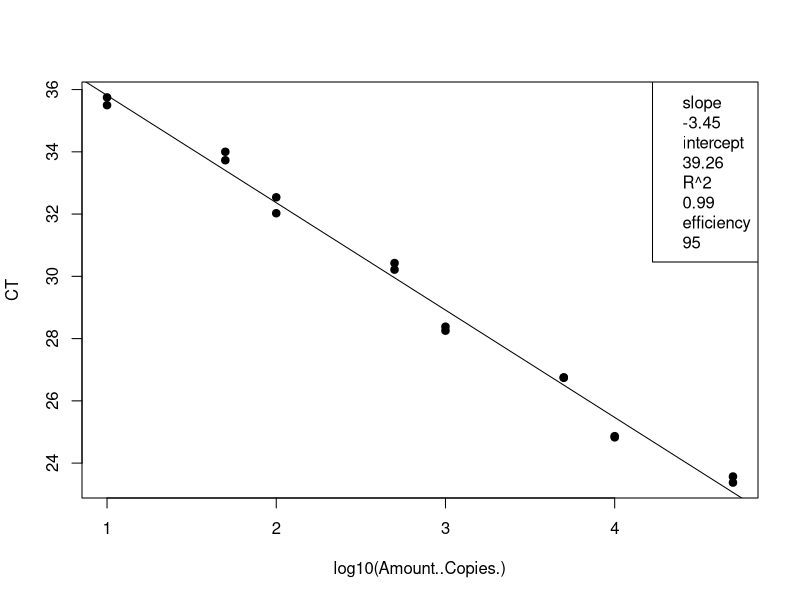
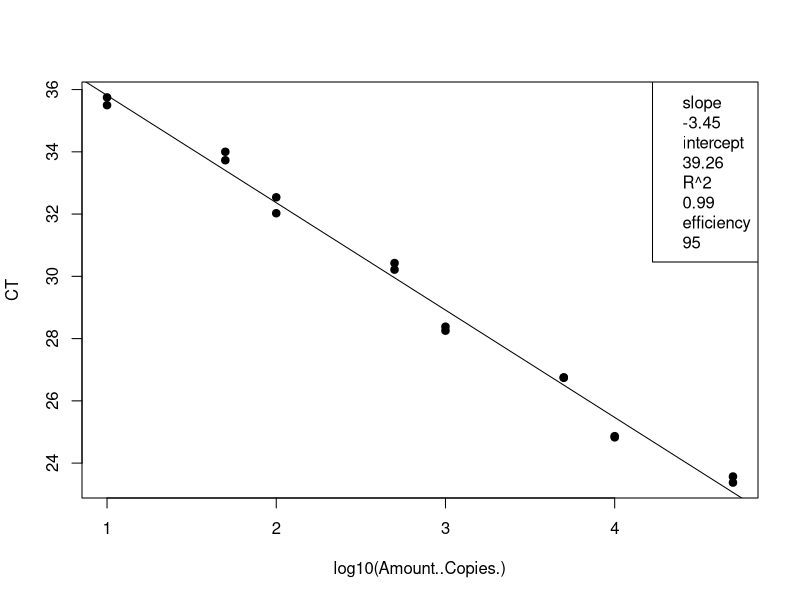
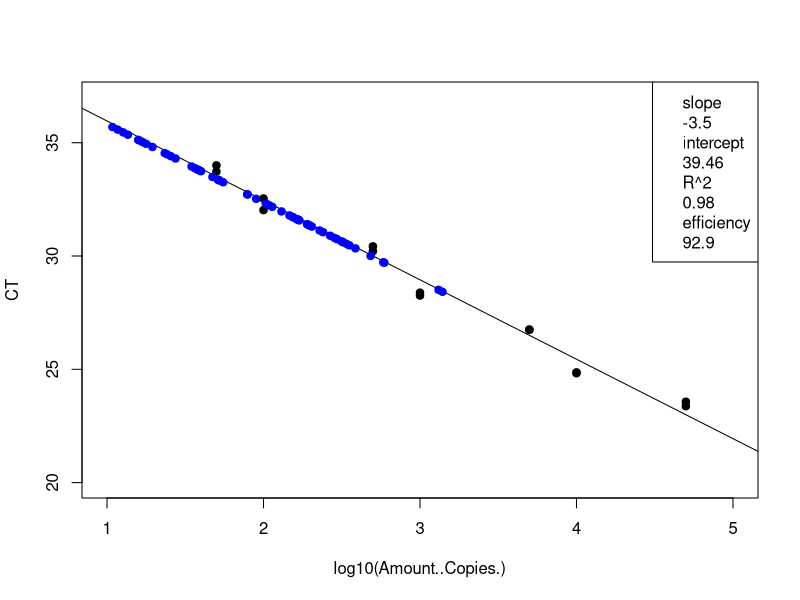
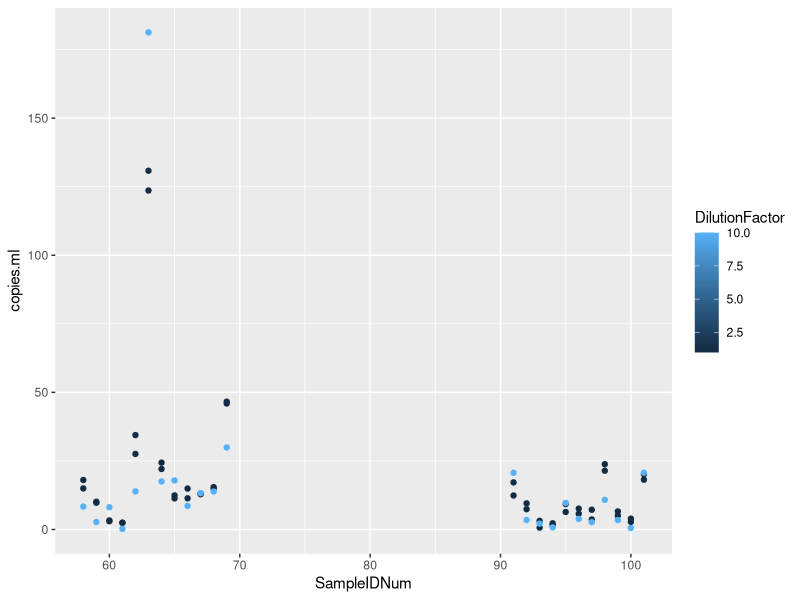

These charts were generated, in order, by the following R code:
## ---- chunk 1
knitr::opts_chunk$set(echo = TRUE)

## ---- chunk 2
# load the data (note data file must be in this repository)
data <- read.csv("Plate3_Entero_qPCRConversion.csv")
View(data)

# clean up the data file (there is some stuff at the bottom and extra blank rows)
#data <- data[-92:-93,] # This removes rows 92-95
View(data)

# assign to the correct data class #warning message about NAs is OK
class(data$CT) # check the data class type
data$CT <- as.numeric(as.character(data$CT)) # change to numeric
data$Amount..Copies. <- as.numeric(as.character(data$Amount..Copies.)) # change to numeric
## ---- chunk 3
# linear regression of standard curve
standards = data[1:16,]
standardCurve <- lm(CT ~ log10(Amount..Copies.), data = standards)
  
standardCurvePlot <- plot(CT ~ log10(Amount..Copies.), data = standards, pch=19) 
abline(coef(standardCurve)) 
legend("topright", legend=c(paste= "slope", round(standardCurve$coefficients[2], 2), 
                            paste= "intercept", round(standardCurve$coefficients[1], 2), 
                            paste= "R^2", round(summary(standardCurve)$r.squared, 2),
                            paste = "efficiency", round((10^(-1/standardCurve$coefficients[2])-1)*100, 1)))
## ---- chunk 4
# remove standards that sucked and redo analysis NOT NEEDED 21 Jan 2020
#standards <- standards[-15:-16,] # uncomment this line and change which rows to remove
standardCurve <- lm(CT ~ log10(Amount..Copies.), data = standards)

standardCurvePlot <- plot(CT ~ log10(Amount..Copies.), data = standards, pch=19)
abline(coef(standardCurve))
col = "blue"
legend("topright", legend=c(paste= "slope", round(standardCurve$coefficients[2], 2),
                            paste= "intercept", round(standardCurve$coefficients[1], 2),
                            paste= "R^2", round(summary(standardCurve)$r.squared, 2),
                            paste = "efficiency", round((10^(-1/standardCurve$coefficients[2])-1)*100, 1)))
## ---- chunk 5
# data set of unknowns including info on standard curve
#unknowns = subset(data, Name == "UNKNOWN")
unknowns = data[17:85,]
#unknowns <- unknowns[-1:-3,] # uncomment this line and change which rows to remove if these samples were outside of the standard curve

# add new columns to the data table
unknowns$plate_num = 1 #change to the actual plate number
unknowns$standard_slope = standardCurve$coefficients[2]
unknowns$standard_intercept = standardCurve$coefficients[1]
unknowns$R2 = summary(standardCurve)$r.squared
unknowns$efficiency =  (10^(-1/standardCurve$coefficients[2])-1)*100
  
# add a new column that interpolates copies/well from Ct for the unknowns
unknowns$log.copies.well = ((unknowns$CT - standardCurve$coefficients[1])/standardCurve$coefficients[2])
unknowns$copies.well = 10^unknowns$log.copies.well

# copies/ul extract accounting for dilution factor
vol.well = 3 #qPCR template volume in ul
unknowns$vol.well = vol.well
unknowns$copies.ul = ((unknowns$copies.well/vol.well)*unknowns$DilutionFactor)

# copies/extraction
vol.elution = 110 #DNA extraction elution volume in ul
unknowns$vol.elution = vol.elution
unknowns$copies.extraction = (unknowns$copies.ul*vol.elution)

# copies/ml #Volume is volume of sample filtered in mL
unknowns$copies.ml = (unknowns$copies.extraction/unknowns$Volume)


## ---- chunk 6
standards <- standards[-15:-16,] # uncomment this line and change which rows to remove
standardCurve <- lm(CT ~ log10(Amount..Copies.), data = standards)

standardCurvePlot <- plot(CT ~ log10(Amount..Copies.), data = standards, pch=19, ylim=c(20,37), xlim=c(1,5))
abline(coef(standardCurve))
col = "blue"
legend("topright", legend=c(paste= "slope", round(standardCurve$coefficients[2], 2),
                            paste= "intercept", round(standardCurve$coefficients[1], 2),
                            paste= "R^2", round(summary(standardCurve)$r.squared, 2),
                            paste = "efficiency", round((10^(-1/standardCurve$coefficients[2])-1)*100, 1)))

unknowns = unknowns[1:69,]
standardCurve <- lm(CT ~ log10(copies.well), data = unknowns)

standardCurvePlot <- points(CT ~ log10(copies.well), data = unknowns, pch=19, col = "blue")


#abline(coef(standardCurve))
#legend("topright", legend=c(paste= "slope", round(standardCurve$coefficients[2], 2),
                            #paste= "intercept", round(standardCurve$coefficients[1], 2),
                            #paste= "R^2", round(summary(standardCurve)$r.squared, 2),
                            #paste = "efficiency", round((10^(-1/standardCurve$coefficients[2])-1)*100, 1)))
## ---- chunk 7
# make a plot that compares the diluted to undiluted replicates for each sample including dilution factor
library("ggplot2")
unknowns$SampleIDNum <- as.numeric(as.character(unknowns$SampleIDNum)) # change to numeric
replicates = unknowns[1:71,]
#replicates <- replicates[-18,] # This removes rows (B11)
#replicates <- replicates[-32,] # This removes rows (D8)
#replicates <- replicates[-55,] # This removes rows (G5)
qplot(SampleIDNum,copies.ml, data=replicates, col=DilutionFactor)
## ---- chunk 8
# write csv file
write.csv(unknowns, file = "Plate3_Entero_ConvertedData.csv", row.names=FALSE, na="")

# average the replicates (if not strongly inhibited) and make a new file
library(dplyr)
data.average = unknowns %>% group_by(SampleIDNum) %>% summarise(copies.ml = mean(copies.ml, na.rm = T))
write.csv(data.average, file = "Plate3_Entero_Averaged.csv", row.names=FALSE, na="")
